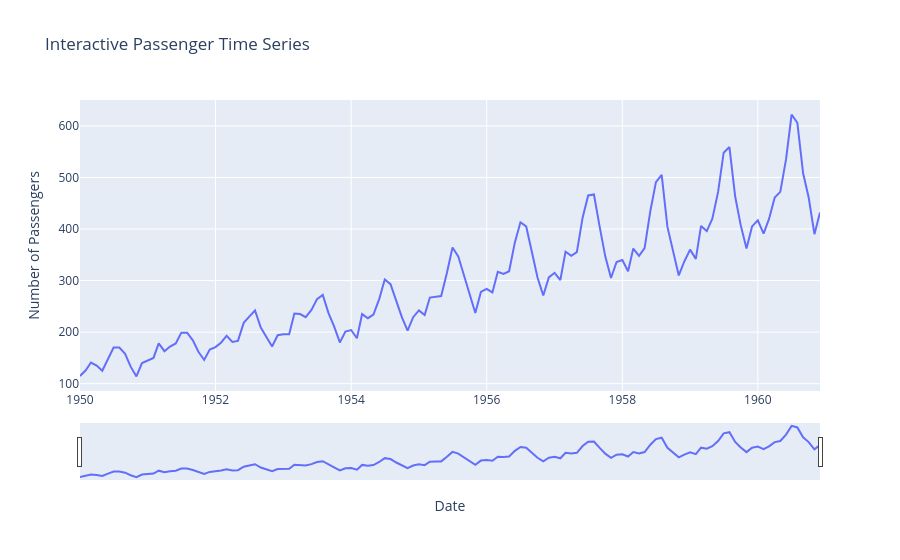
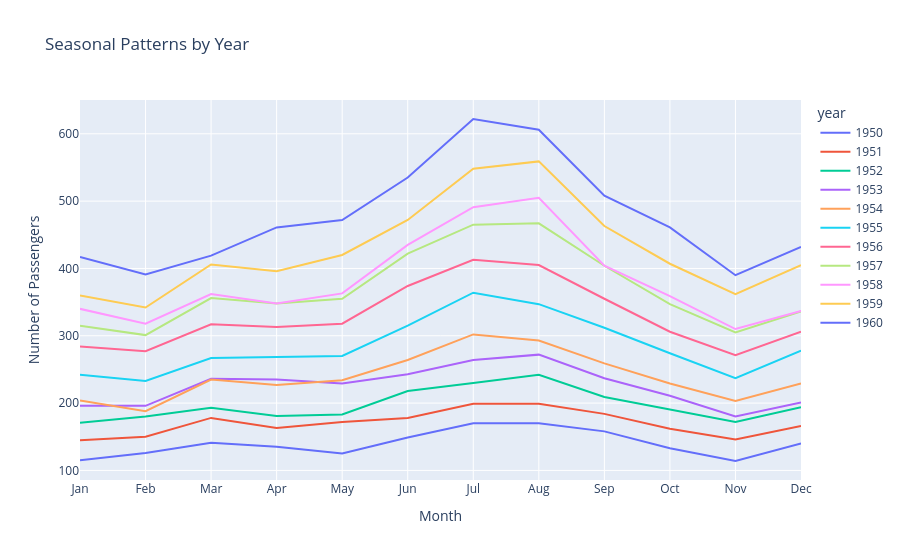

Notebook cell for these charts, in order:
### Markdown cell above
## Advanced Visualisation

To conclude this EDA, we will do some advanced visualisations:

### Code cell
import plotly.express as px

# Interactive time series plot
fig = px.line(flights, x=flights.index, y='passengers', 
              title='Interactive Passenger Time Series',
              labels={'passengers': 'Number of Passengers', 'date': 'Date'})
fig.update_xaxes(rangeslider_visible=True)
fig.show()

# Seasonal plot by year
fig = px.line(flights, x='month', y='passengers', color='year',
              title='Seasonal Patterns by Year',
              labels={'passengers': 'Number of Passengers', 'month': 'Month'})
fig.show()

### Figure 1 — Plotly figure (JSON) as saved in the notebook; plotly's stock layout.template omitted (floating-point values rounded to 4 significant figures; data arrays with more than 128 entries replaced by an {"elided": "..."} marker saying what was removed)
{"data": [{"hovertemplate": "Date=%{x}<br>Number of Passengers=%{y}<extra></extra>", "legendgroup": "", "line": {"color": "#636efa", "dash": "solid"}, "marker": {"symbol": "circle"}, "mode": "lines", "name": "", "orientation": "v", "showlegend": false, "type": "scatter", "x": {"elided": "132 str values"}, "xaxis": "x", "y": {"elided": "132 int values"}, "yaxis": "y"}], "layout": {"legend": {"tracegroupgap": 0}, "title": {"text": "Interactive Passenger Time Series"}, "xaxis": {"anchor": "y", "domain": [0, 1], "rangeslider": {"visible": true}, "title": {"text": "Date"}}, "yaxis": {"anchor": "x", "domain": [0, 1], "title": {"text": "Number of Passengers"}}}}

### Figure 2 — Plotly figure (JSON) as saved in the notebook; plotly's stock layout.template omitted (floating-point values rounded to 4 significant figures)
{"data": [{"hovertemplate": "year=1950<br>Month=%{x}<br>Number of Passengers=%{y}<extra></extra>", "legendgroup": "1950", "line": {"color": "#636efa", "dash": "solid"}, "marker": {"symbol": "circle"}, "mode": "lines", "name": "1950", "orientation": "v", "showlegend": true, "type": "scatter", "x": ["Jan", "Feb", "Mar", "Apr", "May", "Jun", "Jul", "Aug", "Sep", "Oct", "Nov", "Dec"], "xaxis": "x", "y": [115, 126, 141, 135, 125, 149, 170, 170, 158, 133, 114, 140], "yaxis": "y"}, {"hovertemplate": "year=1951<br>Month=%{x}<br>Number of Passengers=%{y}<extra></extra>", "legendgroup": "1951", "line": {"color": "#EF553B", "dash": "solid"}, "marker": {"symbol": "circle"}, "mode": "lines", "name": "1951", "orientation": "v", "showlegend": true, "type": "scatter", "x": ["Jan", "Feb", "Mar", "Apr", "May", "Jun", "Jul", "Aug", "Sep", "Oct", "Nov", "Dec"], "xaxis": "x", "y": [145, 150, 178, 163, 172, 178, 199, 199, 184, 162, 146, 166], "yaxis": "y"}, {"hovertemplate": "year=1952<br>Month=%{x}<br>Number of Passengers=%{y}<extra></extra>", "legendgroup": "1952", "line": {"color": "#00cc96", "dash": "solid"}, "marker": {"symbol": "circle"}, "mode": "lines", "name": "1952", "orientation": "v", "showlegend": true, "type": "scatter", "x": ["Jan", "Feb", "Mar", "Apr", "May", "Jun", "Jul", "Aug", "Sep", "Oct", "Nov", "Dec"], "xaxis": "x", "y": [171, 180, 193, 181, 183, 218, 230, 242, 209, 191, 172, 194], "yaxis": "y"}, {"hovertemplate": "year=1953<br>Month=%{x}<br>Number of Passengers=%{y}<extra></extra>", "legendgroup": "1953", "line": {"color": "#ab63fa", "dash": "solid"}, "marker": {"symbol": "circle"}, "mode": "lines", "name": "1953", "orientation": "v", "showlegend": true, "type": "scatter", "x": ["Jan", "Feb", "Mar", "Apr", "May", "Jun", "Jul", "Aug", "Sep", "Oct", "Nov", "Dec"], "xaxis": "x", "y": [196, 196, 236, 235, 229, 243, 264, 272, 237, 211, 180, 201], "yaxis": "y"}, {"hovertemplate": "year=1954<br>Month=%{x}<br>Number of Passengers=%{y}<extra></extra>", "legendgroup": "1954", "line": {"color": "#FFA15A", "dash": "solid"}, "marker": {"symbol": "circle"}, "mode": "lines", "name": "1954", "orientation": "v", "showlegend": true, "type": "scatter", "x": ["Jan", "Feb", "Mar", "Apr", "May", "Jun", "Jul", "Aug", "Sep", "Oct", "Nov", "Dec"], "xaxis": "x", "y": [204, 188, 235, 227, 234, 264, 302, 293, 259, 229, 203, 229], "yaxis": "y"}, {"hovertemplate": "year=1955<br>Month=%{x}<br>Number of Passengers=%{y}<extra></extra>", "legendgroup": "1955", "line": {"color": "#19d3f3", "dash": "solid"}, "marker": {"symbol": "circle"}, "mode": "lines", "name": "1955", "orientation": "v", "showlegend": true, "type": "scatter", "x": ["Jan", "Feb", "Mar", "Apr", "May", "Jun", "Jul", "Aug", "Sep", "Oct", "Nov", "Dec"], "xaxis": "x", "y": [242, 233, 267, 269, 270, 315, 364, 347, 312, 274, 237, 278], "yaxis": "y"}, {"hovertemplate": "year=1956<br>Month=%{x}<br>Number of Passengers=%{y}<extra></extra>", "legendgroup": "1956", "line": {"color": "#FF6692", "dash": "solid"}, "marker": {"symbol": "circle"}, "mode": "lines", "name": "1956", "orientation": "v", "showlegend": true, "type": "scatter", "x": ["Jan", "Feb", "Mar", "Apr", "May", "Jun", "Jul", "Aug", "Sep", "Oct", "Nov", "Dec"], "xaxis": "x", "y": [284, 277, 317, 313, 318, 374, 413, 405, 355, 306, 271, 306], "yaxis": "y"}, {"hovertemplate": "year=1957<br>Month=%{x}<br>Number of Passengers=%{y}<extra></extra>", "legendgroup": "1957", "line": {"color": "#B6E880", "dash": "solid"}, "marker": {"symbol": "circle"}, "mode": "lines", "name": "1957", "orientation": "v", "showlegend": true, "type": "scatter", "x": ["Jan", "Feb", "Mar", "Apr", "May", "Jun", "Jul", "Aug", "Sep", "Oct", "Nov", "Dec"], "xaxis": "x", "y": [315, 301, 356, 348, 355, 422, 465, 467, 404, 347, 305, 336], "yaxis": "y"}, {"hovertemplate": "year=1958<br>Month=%{x}<br>Number of Passengers=%{y}<extra></extra>", "legendgroup": "1958", "line": {"color": "#FF97FF", "dash": "solid"}, "marker": {"symbol": "circle"}, "mode": "lines", "name": "1958", "orientation": "v", "showlegend": true, "type": "scatter", "x": ["Jan", "Feb", "Mar", "Apr", "May", "Jun", "Jul", "Aug", "Sep", "Oct", "Nov", "Dec"], "xaxis": "x", "y": [340, 318, 362, 348, 363, 435, 491, 505, 404, 359, 310, 337], "yaxis": "y"}, {"hovertemplate": "year=1959<br>Month=%{x}<br>Number of Passengers=%{y}<extra></extra>", "legendgroup": "1959", "line": {"color": "#FECB52", "dash": "solid"}, "marker": {"symbol": "circle"}, "mode": "lines", "name": "1959", "orientation": "v", "showlegend": true, "type": "scatter", "x": ["Jan", "Feb", "Mar", "Apr", "May", "Jun", "Jul", "Aug", "Sep", "Oct", "Nov", "Dec"], "xaxis": "x", "y": [360, 342, 406, 396, 420, 472, 548, 559, 463, 407, 362, 405], "yaxis": "y"}, {"hovertemplate": "year=1960<br>Month=%{x}<br>Number of Passengers=%{y}<extra></extra>", "legendgroup": "1960", "line": {"color": "#636efa", "dash": "solid"}, "marker": {"symbol": "circle"}, "mode": "lines", "name": "1960", "orientation": "v", "showlegend": true, "type": "scatter", "x": ["Jan", "Feb", "Mar", "Apr", "May", "Jun", "Jul", "Aug", "Sep", "Oct", "Nov", "Dec"], "xaxis": "x", "y": [417, 391, 419, 461, 472, 535, 622, 606, 508, 461, 390, 432], "yaxis": "y"}], "layout": {"legend": {"title": {"text": "year"}, "tracegroupgap": 0}, "title": {"text": "Seasonal Patterns by Year"}, "xaxis": {"anchor": "y", "domain": [0, 1], "title": {"text": "Month"}}, "yaxis": {"anchor": "x", "domain": [0, 1], "title": {"text": "Number of Passengers"}}}}
